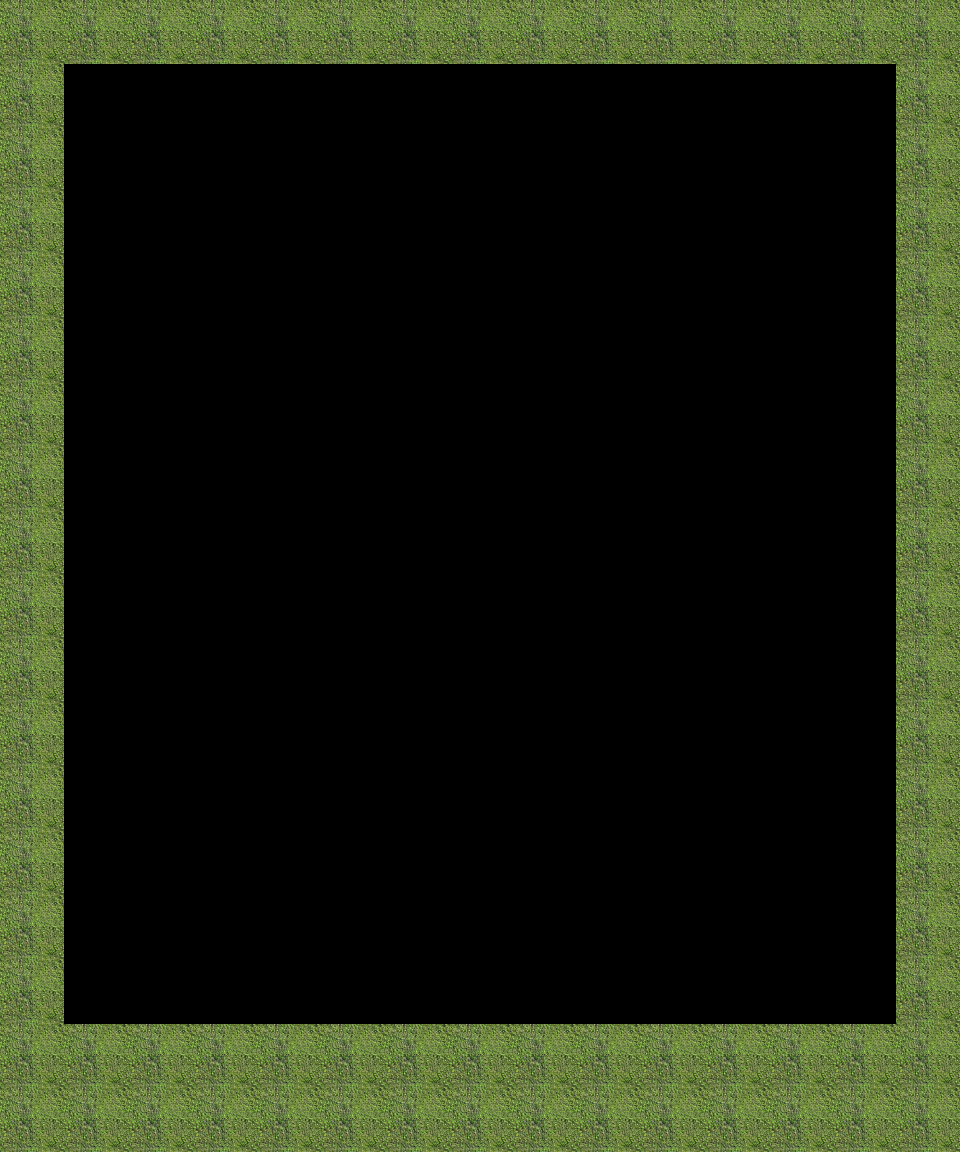

The image is a tile-based game level rendered from a .tmx file. Its description and source (layers, tilesets, objects; grid data summarised) follow:
An orthogonal 15x18 tile map with 64x64 px tiles, 5 tile layers (path, wall, hint, start, ...).

<map version="1.0" orientation="orthogonal" renderorder="right-down" width="15" height="18" tilewidth="64" tileheight="64">
 <properties>
  <property name="bestTimePossible" value="" />
  <property name="viewSize" value="5" />
 </properties>
 <tileset firstgid="1" name="sandbush" tilewidth="64" tileheight="64">
  <image source="sandbush.png" width="256" height="192" />
 </tileset>
 <layer name="path" width="15" height="18">
  <data>[270 cells, 0 non-empty, 0 distinct tile ids]</data>
 </layer>
 <layer name="wall" width="15" height="18">
  <data>[270 cells, 75 non-empty, 1 distinct tile ids]</data>
 </layer>
 <layer name="hint" width="15" height="18">
  <data>[270 cells, 0 non-empty, 0 distinct tile ids]</data>
 </layer>
 <layer name="start" width="15" height="18">
  <data>[270 cells, 0 non-empty, 0 distinct tile ids]</data>
 </layer>
 <layer name="end" width="15" height="18">
  <data>[270 cells, 0 non-empty, 0 distinct tile ids]</data>
 </layer>
</map>
